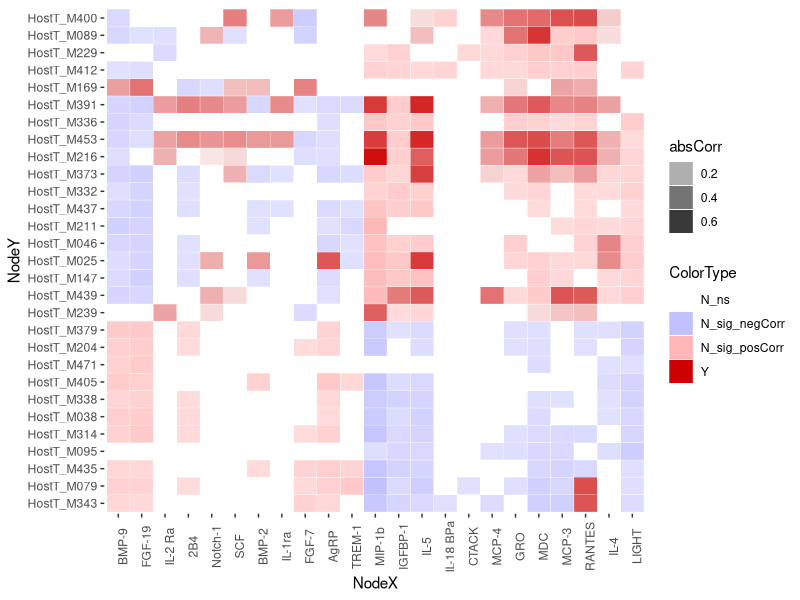

Write R code to recreate this figure. (Note: this script raises an error after producing the figure.)
library(data.table)
library(dplyr)
library(reshape2)
library(ggplot2)
library(ggdendro)
library(readxl)
library(ggpubr)

list.files()

excel_sheets("Fig 3 Source Data.xlsx")

#Figure 3a ---------------------------------
CorrDf_all <- read_excel("Fig 3 Source Data.xlsx", sheet = "Fig 3 Source Data")
CorrDf_all


# only keep overlapped modules in each file
# NEU 
metaB.common <- intersect((CorrDf_all %>% filter(Mediation_type == 'MetaG-MetaB-NEU'))$Node2,
                          (CorrDf_all %>% filter(Mediation_type == 'MetaB-HostT-NEU'))$Node1)
trans.common <- intersect((CorrDf_all %>% filter(Mediation_type == 'MetaB-HostT-NEU'))$Node2,
                          (CorrDf_all %>% filter(Mediation_type == 'HostT-Spuprot-NEU'))$Node1)

CorrDf_NEU <-bind_rows(
  CorrDf_all %>% 
    filter(Mediation_type == 'MetaG-MetaB-NEU') %>%
    filter(Node2 %in% metaB.common),
  CorrDf_all %>% 
    filter(Mediation_type == 'MetaB-HostT-NEU') %>%
    filter(Node1 %in% metaB.common) %>%
    filter(Node2 %in% trans.common),
  CorrDf_all %>% 
    filter(Mediation_type == 'HostT-Spuprot-NEU') %>%
    filter(Node1 %in% trans.common)
)


# EOS
metaB.common <- intersect((CorrDf_all %>% filter(Mediation_type == 'MetaG-MetaB-EOS'))$Node2,
                          (CorrDf_all %>% filter(Mediation_type == 'MetaB-HostT-EOS'))$Node1)
trans.common <- intersect((CorrDf_all %>% filter(Mediation_type == 'MetaB-HostT-EOS'))$Node2,
                          (CorrDf_all %>% filter(Mediation_type == 'HostT-Spuprot-EOS'))$Node1)

CorrDf_EOS <- bind_rows(
  CorrDf_all %>% 
    filter(Mediation_type == 'MetaG-MetaB-EOS') %>%
    filter(Node2 %in% metaB.common),
  CorrDf_all %>% 
    filter(Mediation_type == 'MetaB-HostT-EOS') %>%
    filter(Node1 %in% metaB.common) %>%
    filter(Node2 %in% trans.common),
  CorrDf_all %>% 
    filter(Mediation_type == 'HostT-Spuprot-EOS') %>%
    filter(Node1 %in% trans.common))


# nodes and types
nodeXs <- c("MetaB","Spuprot")  #do not change the sequences of elements in nodeXs 
nodeYs <- c("MetaG","HostT")  #do not change the sequences of elements in nodeYs 
ENtypes <- c("EOS","NEU")


# create heatmap from combinations of figures :


for(enType in ENtypes){
  #  enType = ENtypes[2]
  
  CorrDf_tmp <- eval(parse(text = paste0("CorrDf_",enType)))
  
  for(nodex in nodeXs){
    # nodex = nodeXs[1]
    
    for(nodey in nodeYs){
      # nodey = nodeYs[2]
      
      CorrDf <- CorrDf_tmp %>% filter(grepl(nodex, Mediation_type)) %>% filter(grepl(nodey, Mediation_type))
      if(nrow(CorrDf) == 0) next
      
      mediatp <- CorrDf$Mediation_type %>% unique()
      
      NodeXCol <- which(strsplit(mediatp, "-", fixed = T)[[1]] == nodex)
      colnames(CorrDf)[NodeXCol] <- "NodeX"
      
      NodeYCol <- which(strsplit(mediatp, "-", fixed = T)[[1]] == nodey)
      colnames(CorrDf)[NodeYCol] <- "NodeY"
      
      
      # organize the orders of nodex and nodey
      dat_r.w <- CorrDf %>% reshape2::dcast(NodeY ~ NodeX, value.var = "Correlation")
      rownames(dat_r.w) <- dat_r.w$NodeY; dat_r.w <- dat_r.w[-1]
      
      if(T){
        df <- t(dat_r.w) 
        x <- as.matrix(scale(df))
        dd.col <- as.dendrogram(hclust(dist(x)))
        col.ord <- order.dendrogram(dd.col)
        
        dd.row <- as.dendrogram(hclust(dist(t(x))))
        row.ord <- order.dendrogram(dd.row)
        
        xx <- scale(df)[col.ord, row.ord] 
        xx_names <- attr(xx, "dimnames") 
        #df <- as.data.frame(xx)
        ddata_x <- dendro_data(dd.row) 
        ddata_y <- dendro_data(dd.col) 
      } 
      if(!exists(paste("order_",nodey,sep = ""))) assign(paste("order_",nodey,sep = ""), xx_names[[2]],envir = .GlobalEnv)
      if(!exists(paste("order_",nodex,sep = ""))) assign(paste("order_",nodex,sep = ""), xx_names[[1]],envir = .GlobalEnv)
      
      
      order_nodex <- eval(parse(text = paste("order_",nodex,sep = "")))
      order_nodey <- eval(parse(text = paste("order_",nodey,sep = "")))
      
      if(!all(unique(CorrDf$NodeX) %in% order_nodex) ) {print(paste("not all nodes of ", nodex," were in predefined order so stop",sep = ""));break}
      if(!all(unique(CorrDf$NodeY) %in% order_nodey) ) {print(paste("not all nodes of ", nodey," were in predefined order so stop",sep = ""));break}
      
      
      CorrDf$NodeX <- factor(CorrDf$NodeX, levels = order_nodex)
      CorrDf$NodeY <- factor(CorrDf$NodeY, levels = order_nodey)
      
      CorrDf$ColorType <- sapply(c(1:nrow(CorrDf)), 
                                 function(i) {
                                   if(CorrDf$Linked[i] == "Y") return("Y") else if(CorrDf$`Mediation P-val`[i] >= 0.05) return("N_ns") else if(CorrDf$Correlation[i]>0) return("N_sig_posCorr") else return("N_sig_negCorr")
                                 })
      
      CorrDf$absCorr <- abs(CorrDf$Correlation)
      
      
      CorrDf <- CorrDf %>% filter( NodeX %in% order_nodex) %>% filter(NodeY %in% order_nodey)
      CorrDf$NodeX <- factor(CorrDf$NodeX, levels = order_nodex)
      CorrDf$NodeY <- factor(CorrDf$NodeY, levels = order_nodey)
      
      
      p <- ggplot(data = CorrDf, aes(x=NodeX,y=NodeY))+
        geom_tile(aes(fill=ColorType, alpha=absCorr),color="white") +
        theme(axis.text.x = element_text(angle = 90))+
        #scale_fill_manual(values=c("white","#e2e2e2","#cc0202"))+
        scale_fill_manual(values = c("white","#c1c1ff","#ffb6b6","#cc0202")) +
        #scale_alpha(limits = c(0.0,1.0), range = c(0,0.6))+
        theme(  panel.grid.major = element_blank(),
                panel.grid.minor = element_blank(),
                panel.background = element_blank())
               # axis.title.x = element_text(colour=NA),
               # axis.title.y = element_blank())
      
      assign(paste("HeatP_",nodex,".",nodey,"_",enType,sep = ""), p, envir = .GlobalEnv)
      
    }
    
    
  }
  
  
  assign(paste("order_MetaB_",enType,sep = ""), order_MetaB, envir = .GlobalEnv)
  assign(paste("order_MetaG_",enType,sep = ""), order_MetaG, envir = .GlobalEnv)
  assign(paste("order_HostT_",enType,sep = ""), order_HostT, envir = .GlobalEnv)
  assign(paste("order_Spuprot_",enType,sep = ""), order_Spuprot, envir = .GlobalEnv)
  
  remove(order_MetaB,order_MetaG,order_HostT, order_Spuprot)
}




# Fig 3a. NEU integrated plot 
ggarrange(ggarrange(HeatP_MetaB.HostT_NEU + 
                      theme(legend.position = "none", axis.text.x = element_blank(),axis.text.y = element_blank()) +
                      xlab("MetaB") + ylab("Trans"), 
                    HeatP_Spuprot.HostT_NEU + 
                      theme(legend.position = "none", axis.text.x = element_blank(),axis.text.y = element_blank()) +
                      xlab("Sputum") + ylab("Trans"),
                    nrow = 1, widths = c(0.65,0.35)),
          ggarrange(HeatP_MetaB.MetaG_NEU + 
                      theme(legend.position = "none", axis.text.x = element_blank(),axis.text.y = element_blank()) +
                      xlab("MetaB") + ylab("MetaG"), 
                    ggplot() + geom_text(aes(x=0,y=0),label="NEU") + theme_dendro(), 
                    nrow = 1, widths = c(0.65,0.35)),
          nrow = 2)


# Fig 3a. EOS integrated plot
ggarrange(ggarrange(HeatP_Spuprot.HostT_EOS + 
                      theme(legend.position = "none", axis.text.x = element_blank(),axis.text.y = element_blank()) +
                      xlab("Sputum") + ylab("Trans"),
                    HeatP_MetaB.HostT_EOS + 
                      theme(legend.position = "none", axis.text.x = element_blank(),axis.text.y = element_blank()) +
                      xlab("MetaB") + ylab("Trans"), 
                    nrow = 1, widths = c(0.45,0.35)),
          ggarrange(ggplot() + geom_text(aes(x=0,y=0),label="EOS") + theme_dendro(),
                    HeatP_MetaB.MetaG_EOS + 
                      theme(legend.position = "none", axis.text.x = element_blank(),axis.text.y = element_blank()) +
                      xlab("MetaB") + ylab("MetaG"), 
                    nrow = 1, widths = c(0.45,0.35)),
          nrow = 2, heights = c(0.6,0.4))
